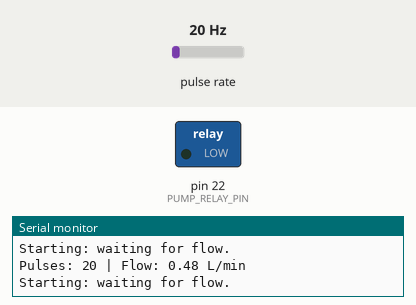
Recording of a sketch running on a simulated Arduino Mega 2560, built with avr-gcc and run on an emulated ATmega2560. On the bench: switched loads named in the sketch (green lamp = pin HIGH), the last lines printed to the serial monitor. Wiring (inferred from the names in the program): pulse sensor: data pin 2. The test bench sets the inputs (shaded band); at power-on: pulse rate 20 Hz.

Above: at 2.5 s.
At 7.5 s:
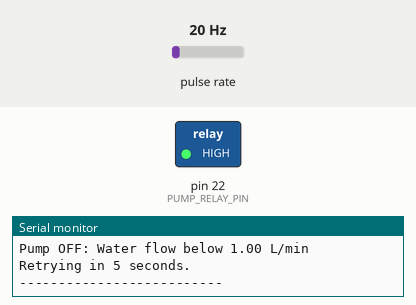
Timing chart, 0 to 13.0 s (numbered marks = the images above):
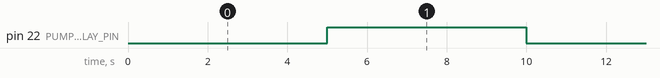

Measured:
- by itself, pin 22 (PUMP_RELAY_PIN): alternates HIGH for 5.0 s and LOW for 5.0 s

The sketch:

flow_sensor_water_pump.ino
```cpp
const byte FLOW_SENSOR_PIN = 2;
const byte PUMP_RELAY_PIN = 22;

const float CALIBRATION_FACTOR = 41.42f;
const float MINIMUM_FLOW_LPM = 1.00f;

const unsigned long SAMPLE_INTERVAL_MS = 1000UL;
const unsigned long STARTUP_GRACE_MS = 5000UL;
const unsigned long RESTART_DELAY_MS = 5000UL;

// Active-LOW relay
const byte RELAY_ON = LOW;
const byte RELAY_OFF = HIGH;

volatile unsigned long pulseCount = 0;

unsigned long previousSampleMs = 0;
unsigned long pumpStartMs = 0;
unsigned long pumpStopMs = 0;

bool pumpRunning = false;

void countFlowPulse() {
  pulseCount++;
}

void startPump() {
  noInterrupts();
  pulseCount = 0;
  interrupts();

  digitalWrite(PUMP_RELAY_PIN, RELAY_ON);

  pumpRunning = true;
  pumpStartMs = millis();
  previousSampleMs = pumpStartMs;

  Serial.println("Pump ON - startup grace period");
}

void stopPump(const char* reason) {
  digitalWrite(PUMP_RELAY_PIN, RELAY_OFF);

  pumpRunning = false;
  pumpStopMs = millis();

  Serial.print("Pump OFF: ");
  Serial.println(reason);
  Serial.println("Retrying in 5 seconds.");
}

void setup() {
  Serial.begin(9600);

  pinMode(PUMP_RELAY_PIN, OUTPUT);
  digitalWrite(PUMP_RELAY_PIN, RELAY_OFF);

  pinMode(FLOW_SENSOR_PIN, INPUT_PULLUP);

  attachInterrupt(
    digitalPinToInterrupt(FLOW_SENSOR_PIN),
    countFlowPulse,
    FALLING
  );

  Serial.println("YF-S401 + Pump 1 Monitor");
  startPump();
}

void loop() {
  unsigned long now = millis();

  // Pump is OFF: wait 5 seconds, then retry.
  if (!pumpRunning) {
    if (now - pumpStopMs >= RESTART_DELAY_MS) {
      startPump();
    }
    return;
  }

  // Measure flow every second.
  unsigned long elapsedMs = now - previousSampleMs;

  if (elapsedMs < SAMPLE_INTERVAL_MS) {
    return;
  }

  previousSampleMs = now;

  noInterrupts();
  unsigned long pulses = pulseCount;
  pulseCount = 0;
  interrupts();

  float frequencyHz =
    pulses * 1000.0f / elapsedMs;

  float flowLpm =
    frequencyHz / CALIBRATION_FACTOR;

  Serial.print("Pulses: ");
  Serial.print(pulses);
  Serial.print(" | Flow: ");
  Serial.print(flowLpm, 2);
  Serial.println(" L/min");

  // Allow the water to reach the sensor after each start.
  if (now - pumpStartMs < STARTUP_GRACE_MS) {
    Serial.println("Starting: waiting for flow.");
    return;
  }

  // Stop only when flow is below the required threshold.
  if (flowLpm < MINIMUM_FLOW_LPM) {
    stopPump(
      pulses == 0
        ? "No water flow detected"
        : "Water flow below 1.00 L/min"
    );
  } else {
    // Normal flow: keep the pump running continuously.
    Serial.println("Flow normal - pump continues running.");
  }

  Serial.println("--------------------------");
}
```
